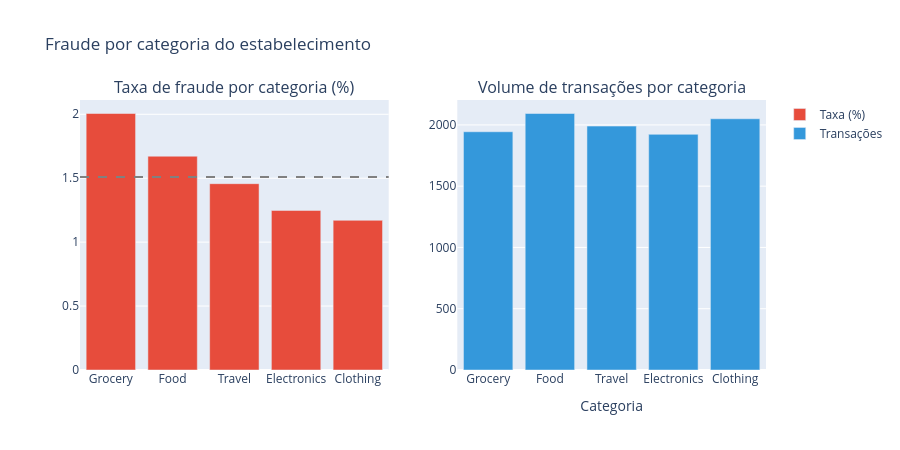

Notebook code for this chart:
### Markdown cell above
<div id="categoria"></div>

## 5. Categoria do Estabelecimento

### Code cell
categoria = df.groupby('merchant_category').agg(
    total=('transaction_id', 'count'),
    fraudes=('is_fraud', 'sum'),
    ticket_medio=('amount', 'mean'),
).assign(taxa_fraude=lambda x: x['fraudes'] / x['total'] * 100)

categoria = categoria.sort_values('taxa_fraude', ascending=False)

categoria.round(2)

fig = make_subplots(
    rows=1, cols=2,
    subplot_titles=("Taxa de fraude por categoria (%)", "Volume de transações por categoria"),
    vertical_spacing=0.15,
)

fig.add_trace(
    go.Bar(x=categoria.index, y=categoria['taxa_fraude'], name="Taxa (%)", marker_color="#e74c3c"),
    row=1, col=1,
)

fig.add_hline(y=taxa_media, line_dash="dash", line_color="gray", row=1, col=1)

fig.add_trace(
    go.Bar(x=categoria.index, y=categoria['total'], name="Transações", marker_color="#3498db"),
    row=1, col=2,
)

fig.update_layout(height=450, title_text="Fraude por categoria do estabelecimento")
fig.update_xaxes(title_text="Categoria", row=1, col=2)
fig.update_xaxes(title_text="Categoria", row=1, col=2)

fig.show()

### Figure 1 — Plotly figure (JSON) as saved in the notebook; plotly's stock layout.template omitted (floating-point values rounded to 4 significant figures)
{"data": [{"marker": {"color": "#e74c3c"}, "name": "Taxa (%)", "type": "bar", "x": ["Grocery", "Food", "Travel", "Electronics", "Clothing"], "xaxis": "x", "y": [2.006, 1.672, 1.457, 1.248, 1.171], "yaxis": "y"}, {"marker": {"color": "#3498db"}, "name": "Transações", "type": "bar", "x": ["Grocery", "Food", "Travel", "Electronics", "Clothing"], "xaxis": "x2", "y": [1944, 2093, 1990, 1923, 2050], "yaxis": "y2"}], "layout": {"annotations": [{"font": {"size": 16}, "showarrow": false, "text": "Taxa de fraude por categoria (%)", "x": 0.225, "xanchor": "center", "xref": "paper", "y": 1, "yanchor": "bottom", "yref": "paper"}, {"font": {"size": 16}, "showarrow": false, "text": "Volume de transações por categoria", "x": 0.775, "xanchor": "center", "xref": "paper", "y": 1, "yanchor": "bottom", "yref": "paper"}], "height": 450, "shapes": [{"line": {"color": "gray", "dash": "dash"}, "type": "line", "x0": 0, "x1": 1, "xref": "x domain", "y0": 1.51, "y1": 1.51, "yref": "y"}], "title": {"text": "Fraude por categoria do estabelecimento"}, "xaxis": {"anchor": "y", "domain": [0, 0.45]}, "xaxis2": {"anchor": "y2", "domain": [0.55, 1], "title": {"text": "Categoria"}}, "yaxis": {"anchor": "x", "domain": [0, 1]}, "yaxis2": {"anchor": "x2", "domain": [0, 1]}}}
